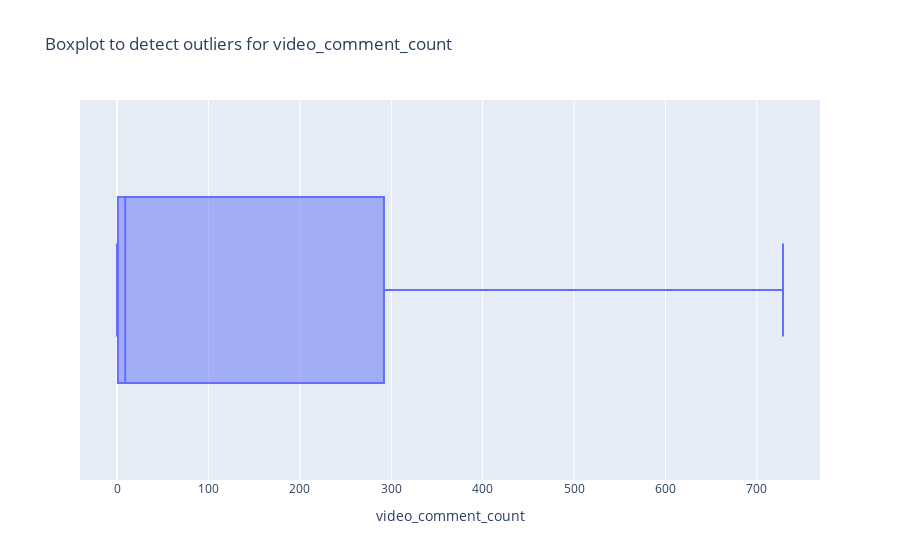

Notebook code for this chart:
### Code cell
# Create the box plot
fig = px.box(tiktok_df, 
             x='video_comment_count', 
             title='Boxplot to detect outliers for video_comment_count')

# Show the plot
fig.show()

### Figure 1 — Plotly figure (JSON) as saved in the notebook; plotly's stock layout.template omitted (floating-point values rounded to 4 significant figures; data arrays with more than 128 entries replaced by an {"elided": "..."} marker saying what was removed)
{"data": [{"alignmentgroup": "True", "hovertemplate": "video_comment_count=%{x}<extra></extra>", "legendgroup": "", "marker": {"color": "#636efa"}, "name": "", "notched": false, "offsetgroup": "", "orientation": "h", "showlegend": false, "type": "box", "x": {"elided": "19084 float values"}, "x0": " ", "xaxis": "x", "y0": " ", "yaxis": "y"}], "layout": {"boxmode": "group", "legend": {"tracegroupgap": 0}, "title": {"text": "Boxplot to detect outliers for video_comment_count"}, "xaxis": {"anchor": "y", "domain": [0, 1], "title": {"text": "video_comment_count"}}, "yaxis": {"anchor": "x", "domain": [0, 1]}}}
